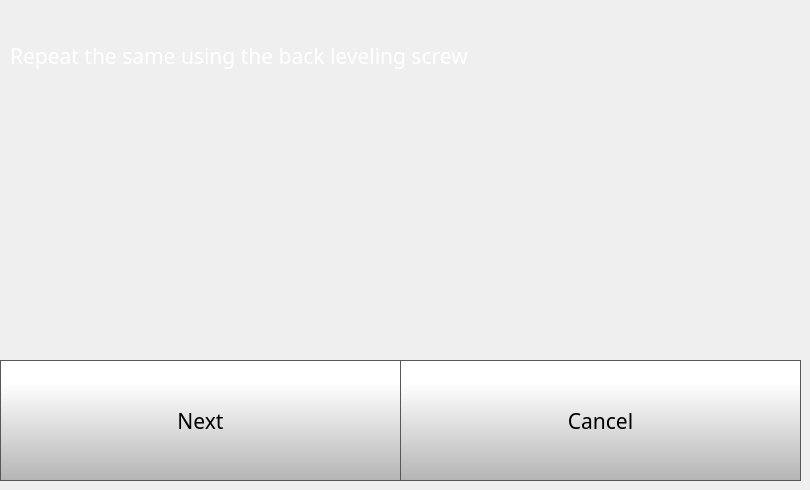
   <widget class="QWidget" name="quickStep4Page">
    <widget class="QPushButton" name="quickStep4CancelButton">
     <property name="geometry">
      <rect>
       <x>400</x>
       <y>360</y>
       <width>401</width>
       <height>121</height>
      </rect>
     </property>
     <property name="font">
      <font>
       <family>Gotham</family>
       <pointsize>16</pointsize>
      </font>
     </property>
     <property name="styleSheet">
      <string notr="true">QPushButton {
     border: 1px solid rgb(87, 87, 87);
	background-color: qlineargradient(spread:pad, x1:0, y1:1, x2:0, y2:0.188, stop:0 rgba(180, 180, 180, 255), stop:1 rgba(255, 255, 255, 255));


}

QPushButton:pressed {
    background-color: qlineargradient(x1: 0, y1: 0, x2: 0, y2: 1,
                                      stop: 0 #dadbde, stop: 1 #f6f7fa);
}

QPushButton:flat {
    border: none; /* no border for a flat push button */
}

QPushButton:default {
    border-color: navy; /* make the default button prominent */
}

QPushButton:focus {
	outline: none;
}</string>
     </property>
     <property name="text">
      <string>Cancel</string>
     </property>
     <property name="iconSize">
      <size>
       <width>40</width>
       <height>40</height>
      </size>
     </property>
    </widget>
    <widget class="QPushButton" name="quickStep4NextButton">
     <property name="geometry">
      <rect>
       <x>0</x>
       <y>360</y>
       <width>401</width>
       <height>121</height>
      </rect>
     </property>
     <property name="font">
      <font>
       <family>Gotham</family>
       <pointsize>16</pointsize>
      </font>
     </property>
     <property name="styleSheet">
      <string notr="true">QPushButton {
     border: 1px solid rgb(87, 87, 87);
	background-color: qlineargradient(spread:pad, x1:0, y1:1, x2:0, y2:0.188, stop:0 rgba(180, 180, 180, 255), stop:1 rgba(255, 255, 255, 255));


}

QPushButton:pressed {
    background-color: qlineargradient(x1: 0, y1: 0, x2: 0, y2: 1,
                                      stop: 0 #dadbde, stop: 1 #f6f7fa);
}

QPushButton:flat {
    border: none; /* no border for a flat push button */
}

QPushButton:default {
    border-color: navy; /* make the default button prominent */
}

QPushButton:focus {
	outline: none;
}</string>
     </property>
     <property name="text">
      <string>Next</string>
     </property>
     <property name="iconSize">
      <size>
       <width>40</width>
       <height>40</height>
      </size>
     </property>
    </widget>
    <widget class="QLabel" name="calibrateLabel_12">
     <property name="geometry">
      <rect>
       <x>10</x>
       <y>10</y>
       <width>781</width>
       <height>91</height>
      </rect>
     </property>
     <property name="font">
      <font>
       <family>Gotham</family>
       <pointsize>16</pointsize>
       <bold>false</bold>
      </font>
     </property>
     <property name="styleSheet">
      <string notr="true">color: rgb(255, 255, 255);</string>
     </property>
     <property name="text">
      <string>Repeat the same using the back leveling screw</string>
     </property>
     <property name="wordWrap">
      <bool>true</bool>
     </property>
    </widget>
    <widget class="QLabel" name="CalibrationPoint3">
     <property name="geometry">
      <rect>
       <x>10</x>
       <y>100</y>
       <width>781</width>
       <height>251</height>
      </rect>
     </property>
     <property name="text">
      <string/>
     </property>
     <property name="alignment">
      <set>Qt::AlignCenter</set>
     </property>
    </widget>
   </widget>
